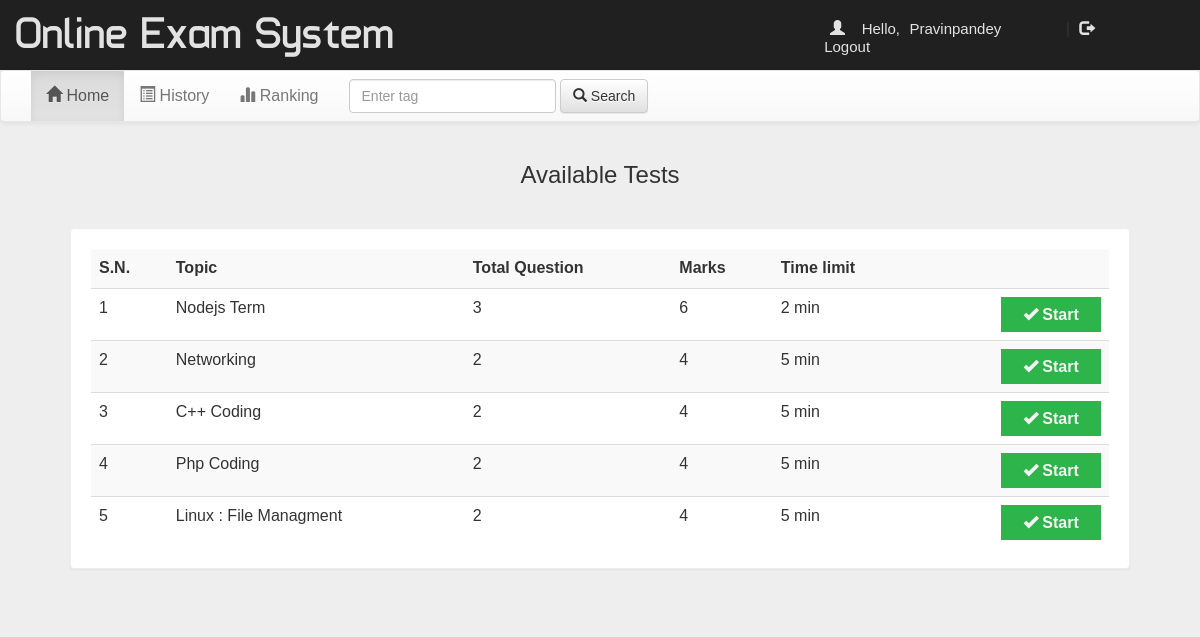
Screenshot of /account.php?q=1 (signed in) with the database file from the repository.
### tables this page shows
CREATE TABLE `quiz` (
  `eid` text NOT NULL,
  `title` varchar(100) NOT NULL,
  `sahi` int(11) NOT NULL,
  `wrong` int(11) NOT NULL,
  `total` int(11) NOT NULL,
  `time` bigint(20) NOT NULL,
  `intro` text NOT NULL,
  `tag` varchar(100) NOT NULL,
  `date` timestamp NOT NULL DEFAULT current_timestamp() ON UPDATE current_timestamp()
);

### account.php (the view, shortened to what this page needs)
<!DOCTYPE html PUBLIC "-//W3C//DTD XHTML 1.0 Transitional//EN" "http://www.w3.org/TR/xhtml1/DTD/xhtml1-transitional.dtd">
<html xmlns="http://www.w3.org/1999/xhtml">
<head>
<link  rel="stylesheet" href="css/bootstrap.min.css"/>
 <link  rel="stylesheet" href="css/bootstrap-theme.min.css"/>
 <link rel="stylesheet" href="css/main.css">
 <link  rel="stylesheet" href="css/font.css">
</head>
<body>
<div class="header">
<div class="row">
<div class="col-lg-6">
<span class="logo">Online Exam System</span></div>
<div class="col-md-4 col-md-offset-2">
 <?php
 include_once 'dbConnection.php';
  if(!(isset($_SESSION['email']))){
header("location:index.php");
}
else
{
$name = $_SESSION['name'];
$email=$_SESSION['email'];
echo '<span class="pull-right top title1" ><span class="log1"><span class="glyphicon glyphicon-user" aria-hidden="true"></span>&nbsp;&nbsp;&nbsp;&nbsp;Hello,</span> <a href="account.php?q=1" class="log log1">'.$name.'</a>&nbsp;|&nbsp;<a href="logout.php?q=account.php" class="log"><span class="glyphicon glyphicon-log-out" aria-hidden="true"></span>&nbsp;Logout</button></a></span>';
}?>
</div>
</div></div>
<div class="bg">
<nav class="navbar navbar-default title1">
  <div class="container-fluid">
    <div class="collapse navbar-collapse" id="bs-example-navbar-collapse-1">
      <ul class="nav navbar-nav">
        <li <?php if(@$_GET['q']==1) echo'class="active"'; ?> ><a href="account.php?q=1"><span class="glyphicon glyphicon-home" aria-hidden="true"></span>&nbsp;Home<span class="sr-only">(current)</span></a></li>
        <li <?php if(@$_GET['q']==2) echo'class="active"'; ?>><a href="account.php?q=2"><span class="glyphicon glyphicon-list-alt" aria-hidden="true"></span>&nbsp;History</a></li>
		<li <?php if(@$_GET['q']==3) echo'class="active"'; ?>><a href="account.php?q=3"><span class="glyphicon glyphicon-stats" aria-hidden="true"></span>&nbsp;Ranking</a></li></ul>
            <form class="navbar-form navbar-left" role="search">
        <div class="form-group">
          <input type="text" class="form-control" placeholder="Enter tag ">
        </div>
        <button type="submit" class="btn btn-default"><span class="glyphicon glyphicon-search" aria-hidden="true"></span>&nbsp;Search</button>
      </form>
      </div>
  </div>
</nav>
<div class="container">
<div class="row">
<div class="col-md-12">
<?php if(@$_GET['q']==1) {
echo "<h3 class='text-center'>Available Tests</h3>";
$result = mysqli_query($con,"SELECT * FROM quiz ORDER BY date DESC") or die('Error');
echo  '<div class="panel"><table class="table table-striped title1">
<tr><td><b>S.N.</b></td><td><b>Topic</b></td><td><b>Total Question</b></td><td><b>Marks</b></td><td><b>Time limit</b></td><td></td></tr>';
$c=1;
while($row = mysqli_fetch_array($result)) {
	$title = $row['title'];
	$total = $row['total'];
	$sahi = $row['sahi'];
    $time = $row['time'];
	$eid = $row['eid'];
$q12=mysqli_query($con,"SELECT score FROM history WHERE eid='$eid' AND email='$email'" )or die('Error98');
$rowcount=mysqli_num_rows($q12);
if($rowcount == 0){
	echo '<tr><td>'.$c++.'</td><td>'.$title.'</td><td>'.$total.'</td><td>'.$sahi*$total.'</td><td>'.$time.'&nbsp;min</td>
	<td><b><a href="account.php?q=quiz&step=2&eid='.$eid.'&n=1&t='.$total.'" class="pull-right btn sub1" style="margin:0px;background:#2db44a; border-radius:0%"><span class="glyphicon glyphicon-ok" aria-hidden="true"></span>&nbsp;<span class="title1"><b>Start</b></span></a></b></td></tr>';
}
}
echo '</table></div>';
}?>
</div></div></div></div>
</body>
</html>

### css/main.css (style rules this page uses)
body { overflow-x: hidden; width: 100%; font: 15px "Century Gothic", "Times Roman", sans-serif; background: #eee; min-height: 550px; background-attachment: fixed; }
.bg { min-height: 540px; }
.panel { border-color: #eee; margin: 40px; padding: 20px; font: 15px "Century Gothic", "Times Roman", sans-serif; }
.header { background: #202020; height: 70px; }
.logo { font-family: "typo"; font-size: 45px; color: #e2e2e2; margin: 15px; }
.title1 { font: 16px "Century Gothic", "Times Roman", sans-serif; }
.sub1 { width: 90px; color: #f3f3f3; background: #148496; font-size: 15px; height: 35px; margin: 20px; width: 100px; }
.top { margin-top: 20px; }
.log1 { font: 15px "Ubuntu", sans-serif; color: #e2e2e2; margin-left: 10px; }
.log { margin: 10px; margin-right: 60px; margin-left: 5px; color: #e2e2e2; text-decoration: none; font-size: 20px; font-size: 15px; }

### rows the page displays
quiz: title "Nodejs Term", total "3", $sahi*$total "6", time "2"
quiz: title "Networking", total "2", $sahi*$total "4", time "5"
quiz: title "C++ Coding", total "2", $sahi*$total "4", time "5"
quiz: title "Php Coding", total "2", $sahi*$total "4", time "5"
quiz: title "Linux : File Managment", total "2", $sahi*$total "4", time "5"

### other values shown
$name "Pravinpandey"
